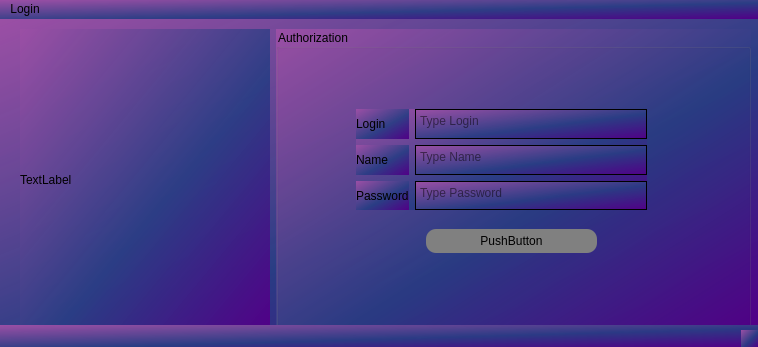
<?xml version="1.0" encoding="UTF-8"?>
<ui version="4.0">
 <class>MainWindow</class>
 <widget class="QMainWindow" name="MainWindow">
  <property name="geometry">
   <rect>
    <x>0</x>
    <y>0</y>
    <width>758</width>
    <height>347</height>
   </rect>
  </property>
  <property name="windowTitle">
   <string>MainWindow</string>
  </property>
  <property name="styleSheet">
   <string notr="true">background-color:qlineargradient(spread:pad, x1:1, y1:1, x2:0, y2:0, stop:0 rgba(81, 0, 135, 255), stop:0.427447 rgba(41, 61, 132, 235), stop:1 rgba(155, 79, 165, 255));</string>
  </property>
  <widget class="QWidget" name="centralwidget">
   <widget class="QWidget" name="gridLayoutWidget">
    <property name="geometry">
     <rect>
      <x>20</x>
      <y>10</y>
      <width>731</width>
      <height>302</height>
     </rect>
    </property>
    <layout class="QGridLayout" name="gridLayout" columnstretch="2,5,0">
     <item row="0" column="1" colspan="2">
      <widget class="QGroupBox" name="groupBox">
       <property name="title">
        <string>Authorization</string>
       </property>
       <widget class="QWidget" name="gridLayoutWidget_2">
        <property name="geometry">
         <rect>
          <x>80</x>
          <y>80</y>
          <width>291</width>
          <height>101</height>
         </rect>
        </property>
        <layout class="QGridLayout" name="gridLayout_2">
         <item row="2" column="0">
          <widget class="QLabel" name="passlabel">
           <property name="text">
            <string>Password</string>
           </property>
          </widget>
         </item>
         <item row="0" column="0">
          <widget class="QLabel" name="loglabel">
           <property name="text">
            <string>Login</string>
           </property>
          </widget>
         </item>
         <item row="2" column="1">
          <widget class="QTextEdit" name="textpass">
           <property name="placeholderText">
            <string>Type Password</string>
           </property>
          </widget>
         </item>
         <item row="0" column="1">
          <widget class="QTextEdit" name="textlogin">
           <property name="cursor" stdset="0">
            <cursorShape>PointingHandCursor</cursorShape>
           </property>
           <property name="styleSheet">
            <string notr="true"/>
           </property>
           <property name="frameShadow">
            <enum>QFrame::Shadow::Raised</enum>
           </property>
           <property name="placeholderText">
            <string>Type Login</string>
           </property>
          </widget>
         </item>
         <item row="1" column="0">
          <widget class="QLabel" name="label_2">
           <property name="text">
            <string>Name</string>
           </property>
          </widget>
         </item>
         <item row="1" column="1">
          <widget class="QTextEdit" name="named">
           <property name="placeholderText">
            <string>Type Name</string>
           </property>
          </widget>
         </item>
        </layout>
       </widget>
       <widget class="QPushButton" name="pushButton">
        <property name="geometry">
         <rect>
          <x>150</x>
          <y>200</y>
          <width>171</width>
          <height>24</height>
         </rect>
        </property>
        <property name="styleSheet">
         <string notr="true">background-color: gray;
font-family: &quot;Segoe UI&quot;, Tahoma, Geneva, Verdana, sans-serif;
border-radius: 10px;
</string>
        </property>
        <property name="text">
         <string>PushButton</string>
        </property>
       </widget>
      </widget>
     </item>
     <item row="0" column="0">
      <widget class="QLabel" name="label">
       <property name="minimumSize">
        <size>
         <width>250</width>
         <height>300</height>
        </size>
       </property>
       <property name="text">
        <string>TextLabel</string>
       </property>
      </widget>
     </item>
    </layout>
   </widget>
  </widget>
  <widget class="QMenuBar" name="menubar">
   <property name="geometry">
    <rect>
     <x>0</x>
     <y>0</y>
     <width>758</width>
     <height>21</height>
    </rect>
   </property>
   <widget class="QMenu" name="menuLogin">
    <property name="title">
     <string>Login</string>
    </property>
    <addaction name="actionRegistraion"/>
   </widget>
   <addaction name="menuLogin"/>
  </widget>
  <widget class="QStatusBar" name="statusbar"/>
  <action name="actionRegistraion">
   <property name="text">
    <string>Registraion</string>
   </property>
  </action>
 </widget>
 <resources/>
 <connections/>
</ui>
